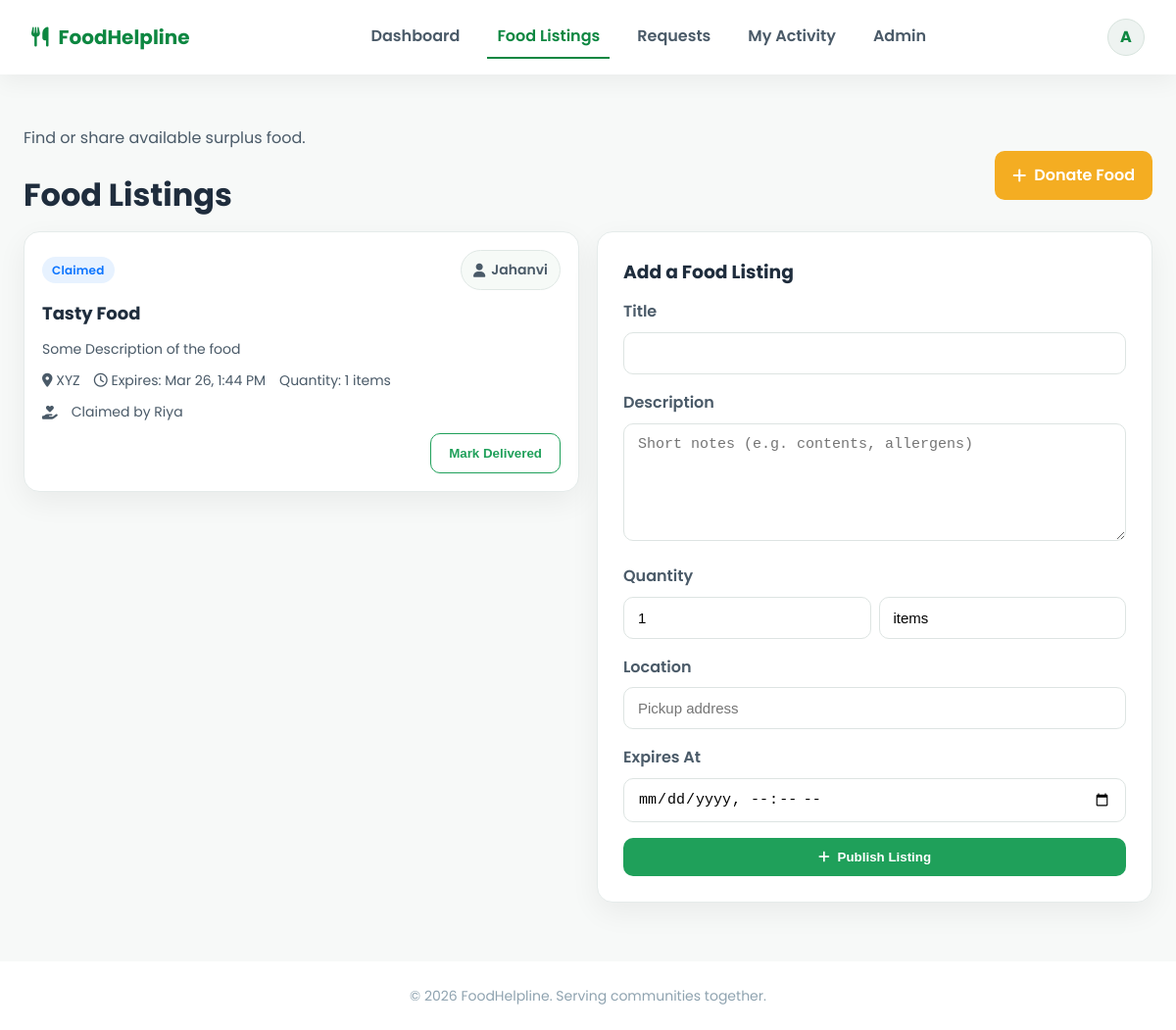
The app's page /food_listings.php (signed in) with its own data.
### tables this page shows
CREATE TABLE IF NOT EXISTS `users` (
  `id` int NOT NULL AUTO_INCREMENT,
  `name` varchar(100) DEFAULT NULL,
  `email` varchar(100) DEFAULT NULL,
  `phone` varchar(15) DEFAULT NULL,
  `address` varchar(255) DEFAULT NULL,
  `organization` varchar(255) DEFAULT NULL,
  `password` varchar(255) DEFAULT NULL,
  `role` enum('admin','donor','receiver','volunteer') DEFAULT NULL,
  `profile_completed` tinyint(1) NOT NULL DEFAULT '0',
  `status` tinyint DEFAULT '1',
  `created_at` timestamp NULL DEFAULT CURRENT_TIMESTAMP,
  PRIMARY KEY (`id`),
  UNIQUE KEY `email` (`email`)
);

CREATE TABLE IF NOT EXISTS `food_listings` (
  `id` int NOT NULL AUTO_INCREMENT,
  `user_id` int NOT NULL,
  `title` varchar(255) NOT NULL,
  `description` text,
  `quantity` int DEFAULT '1',
  `unit` varchar(50) DEFAULT 'items',
  `location` varchar(255) NOT NULL,
  `expires_at` datetime DEFAULT NULL,
  `status` enum('available','claimed','completed','expired') DEFAULT 'available',
  `claimed_by` int DEFAULT NULL,
  `volunteer_id` int DEFAULT NULL,
  `created_at` timestamp NULL DEFAULT CURRENT_TIMESTAMP,
  PRIMARY KEY (`id`),
  KEY `user_id` (`user_id`),
  KEY `claimed_by` (`claimed_by`),
  KEY `volunteer_id` (`volunteer_id`)
);

### includes/helpers.php (called while the page is built, shortened)
<?php
function safe($value) {
    return htmlspecialchars($value ?? '', ENT_QUOTES, 'UTF-8');
}
function formatDate($dateString, $format = 'M j, Y') {
    return date($format, strtotime($dateString));
}
function statusBadge(string $status): array {
    $map = [
        'available'  => ['label' => 'Available', 'class' => 'badge green'],
        'claimed'    => ['label' => 'Claimed', 'class' => 'badge blue'],
        'completed'  => ['label' => 'Completed', 'class' => 'badge gray'],
        'expired'    => ['label' => 'Expired', 'class' => 'badge gray'],
        'open'       => ['label' => 'Open', 'class' => 'badge blue'],
        'picked_up'  => ['label' => 'Picked Up', 'class' => 'badge amber'],
        'delivered'  => ['label' => 'Delivered', 'class' => 'badge green'],
        'closed'     => ['label' => 'Closed', 'class' => 'badge gray'],
    ];
    return $map[$status] ?? ['label' => ucfirst($status), 'class' => 'badge gray'];
}

### food_listings.php (the view, shortened to what this page needs)
<?php
$active = "listings";
include("includes/header.php");
include("includes/helpers.php");
$listings = $conn->query("SELECT fl.*,
    u.name AS donor_name,
    rc.name AS receiver_name,
    vol.name AS volunteer_name
    FROM food_listings fl
    LEFT JOIN users u ON u.id = fl.user_id
    LEFT JOIN users rc ON rc.id = fl.claimed_by
    LEFT JOIN users vol ON vol.id = fl.volunteer_id
    ORDER BY CASE WHEN fl.status='available' THEN 0 WHEN fl.status='claimed' THEN 1 ELSE 2 END, fl.expires_at ASC
")->fetchAll(PDO::FETCH_ASSOC);
?>
<section class="page">
    <div class="section-head" style="margin-bottom:6px;">
        <div>
            <p class="lead">Find or share available surplus food.</p>
            <h1>Food Listings</h1>
        </div>
        <?php if ($currentUser['role'] === 'donor' || $currentUser['role'] === 'admin'): ?>
            <a class="btn warning" href="#donate"><i class="fas fa-plus"></i> Donate Food</a>
        <?php endif; ?>
    </div>
    <div class="grid two">
        <div>
            <?php if (count($listings) === 0): ?>
                <div class="empty">No listings yet. <?php if ($currentUser['role']==='donor'): ?>Be the first to donate!<?php endif; ?></div>
            <?php else: ?>
                <div class="grid cards">
                    <?php foreach ($listings as $listing): ?>
                        <?php $badge = statusBadge($listing['status']); ?>
                        <div class="listing-card">
                            <div class="meta" style="justify-content: space-between;">
                                <span class="<?php echo $badge['class']; ?>"><?php echo $badge['label']; ?></span>
                                <span class="pill"><i class="fas fa-user"></i> <?php echo safe($listing['donor_name']); ?></span>
                            </div>
                            <h4><?php echo safe($listing['title']); ?></h4>
                            <?php if ($listing['description']): ?>
                                <p class="meta" style="color:var(--gray-700);"><?php echo safe($listing['description']); ?></p>
                            <?php endif; ?>
                            <div class="meta">
                                <span><i class="fas fa-map-marker-alt"></i> <?php echo safe($listing['location']); ?></span>
                                <?php if ($listing['expires_at']): ?>
                                    <span><i class="far fa-clock"></i> Expires: <?php echo formatDate($listing['expires_at'], 'M j, g:i A'); ?></span>
                                <?php endif; ?>
                                <span>Quantity: <?php echo (int)$listing['quantity'] . ' ' . safe($listing['unit']); ?></span>
                            </div>
                            <?php if ($listing['claimed_by']): ?>
                                <div class="meta">
                                    <i class="fas fa-hand-holding-heart"></i> Claimed by <?php echo safe($listing['receiver_name']); ?>
                                </div>
                            <?php elseif ($listing['volunteer_name']): ?>
                                <div class="meta"><i class="fas fa-route"></i> Volunteer: <?php echo safe($listing['volunteer_name']); ?></div>
                            <?php endif; ?>
                            <div class="actions">
                                <div style="display:flex; gap:8px;">
                                    <?php if (in_array($listing['status'], ['claimed']) && ($listing['user_id']==$currentUser['id'] || $listing['volunteer_id']==$currentUser['id'] || $currentUser['role']==='admin')): ?>
                                        <form method="POST">
                                            <button type="submit" name="complete_listing" class="btn ghost">Mark Delivered</button>
                                        </form>
                                    <?php endif; ?>
                                </div>
                            </div>
                        </div>
                    <?php endforeach; ?>
                </div>
            <?php endif; ?>
        </div>
        <?php if ($currentUser['role'] === 'donor' || $currentUser['role'] === 'admin'): ?>
            <div id="donate">
                <div class="form-card">
                    <h3 style="margin-bottom:12px;">Add a Food Listing</h3>
                    <form method="POST">
                        <div class="form-group">
                            <label>Title</label>
                            <input type="text" name="title" required>
                        </div>
                        <div class="form-group">
                            <label>Description</label>
                            <textarea name="description" placeholder="Short notes (e.g. contents, allergens)"></textarea>
                        </div>
                        <div class="form-group">
                            <label>Quantity</label>
                            <div style="display:flex; gap:8px;">
                            <input type="number" name="quantity" min="1" value="1" style="flex:1;" required>
                            <input type="text" name="unit" value="items" style="flex:1;" required>
                        </div>
                    </div>
                        <div class="form-group">
                            <label>Location</label>
                            <input type="text" name="location" required placeholder="Pickup address">
                        </div>
                        <div class="form-group">
                            <label>Expires At</label>
                            <input type="datetime-local" name="expires_at">
                        </div>
                        <button type="submit" name="add_listing" class="btn primary full"><i class="fas fa-plus"></i> Publish Listing</button>
                    </form>
                </div>
            </div>
        <?php endif; ?>
    </div>
</section>
<?php include("includes/footer.php"); ?>

### includes/header.php (shortened to what this page needs)
<?php
include_once __DIR__ . '/db.php';
$active = $active ?? '';
$userStmt = $conn->prepare("SELECT * FROM users WHERE id = ? LIMIT 1");
$userStmt->execute([$_SESSION['user_id']]);
$currentUser = $userStmt->fetch(PDO::FETCH_ASSOC);
$firstInitial = strtoupper(substr($currentUser['name'], 0, 1));
?>
<!DOCTYPE html>
<html lang="en">
<head>
    <link rel="stylesheet" href="https://cdnjs.cloudflare.com/ajax/libs/font-awesome/6.4.2/css/all.min.css">
    <link rel="stylesheet" href="<?php echo BASE_URL; ?>assets/css/style.css">
</head>
<body class="app-body">
<header class="app-nav">
    <div class="brand">
        <a href="<?php echo BASE_URL; ?>dashboard.php">
            <i class="fas fa-utensils"></i>
            <span>FoodHelpline</span>
        </a>
    </div>
    <nav class="nav-links">
        <a class="<?php echo $active === 'dashboard' ? 'active' : ''; ?>" href="<?php echo BASE_URL; ?>dashboard.php">Dashboard</a>
        <a class="<?php echo $active === 'listings' ? 'active' : ''; ?>" href="<?php echo BASE_URL; ?>food_listings.php">Food Listings</a>
        <a class="<?php echo $active === 'requests' ? 'active' : ''; ?>" href="<?php echo BASE_URL; ?>requests.php">Requests</a>
        <a class="<?php echo $active === 'activity' ? 'active' : ''; ?>" href="<?php echo BASE_URL; ?>activity.php">My Activity</a>
        <?php if ($currentUser['role'] === 'admin'): ?>
            <a class="<?php echo $active === 'admin' ? 'active' : ''; ?>" href="<?php echo BASE_URL; ?>admin/dashboard.php">Admin</a>
        <?php endif; ?>
    </nav>
    <div class="nav-cta">
        <div class="avatar" data-dropdown="user-menu">
            <?php echo htmlspecialchars($firstInitial); ?>
        </div>
    </div>
</header>
<main>

### assets/css/style.css (style rules this page uses)
:root { --green: #1fa05a; --green-dark: #0d8741; --yellow: #f4ad22; --red: #d94141; --gray-900: #1f2d3d; --gray-700: #4a5a68; --gray-500: #8fa3b0; --gray-300: #dce5eb; --gray-100: #f7f9f8; --card-shadow: 0 10px 30px rgba(0, 0, 0, 0.06); font-family: "Poppins", system-ui, -apple-system, sans-serif; }
* { box-sizing: border-box; margin: 0; padding: 0; }
body { background: var(--gray-100); color: var(--gray-900); line-height: 1.6; }
a { color: var(--green); text-decoration: none; }
.btn { display: inline-flex; align-items: center; gap: 8px; border: none; border-radius: 10px; padding: 12px 18px; font-weight: 600; cursor: pointer; transition: all 0.2s ease; text-decoration: none; }
.btn.primary { background: var(--green); color: #fff; }
.btn.ghost { border: 1.5px solid var(--green); color: var(--green); background: #fff; }
.btn.warning { background: var(--yellow); color: #fff; }
.btn.full { width: 100%; justify-content: center; }
.badge { display: inline-flex; align-items: center; padding: 4px 10px; border-radius: 20px; font-size: 12px; font-weight: 600; letter-spacing: 0.2px; }
.badge.blue { background: #e7f2ff; color: #0c75ff; }
.app-body { min-height: 100vh; }
.app-nav { position: sticky; top: 0; z-index: 50; background: #fff; display: flex; align-items: center; justify-content: space-between; padding: 16px 32px; box-shadow: 0 8px 22px rgba(0, 0, 0, 0.05); }
.brand a { display: inline-flex; align-items: center; gap: 10px; font-size: 20px; font-weight: 700; color: var(--green-dark); }
.nav-links { display: flex; gap: 18px; }
.nav-links a { color: var(--gray-700); font-weight: 600; padding: 8px 10px; border-bottom: 2px solid transparent; }
.nav-links a.active { color: var(--green-dark); border-color: var(--green-dark); }
.nav-cta { display: flex; align-items: center; gap: 12px; position: relative; }
.avatar { width: 38px; height: 38px; border-radius: 50%; background: #eef3f1; color: var(--green-dark); display: grid; place-items: center; font-weight: 700; cursor: pointer; border: 1px solid #d7e3dd; }
.page { max-width: 1200px; margin: 0 auto; padding: 32px 24px 60px; }
.page h1 { font-size: 32px; margin-bottom: 6px; }
.page p.lead { color: var(--gray-700); margin-bottom: 20px; }
.grid { display: grid; gap: 18px; }
.grid.two { grid-template-columns: repeat(auto-fit, minmax(320px, 1fr)); }
.grid.cards { grid-template-columns: repeat(auto-fit, minmax(280px, 1fr)); }
.section-head { display: flex; justify-content: space-between; align-items: center; margin: 20px 0 12px; }
.section-head a { font-weight: 600; color: var(--green-dark); }
.listing-card, .request-card { display: grid; gap: 10px; background: #fff; border: 1px solid #e5ebea; border-radius: 16px; padding: 18px; box-shadow: var(--card-shadow); }
.listing-card h4, .request-card h4 { font-size: 18px; }
.listing-card .meta, .request-card .meta { color: var(--gray-700); font-size: 14px; display: flex; gap: 14px; align-items: center; flex-wrap: wrap; }
.listing-card .actions, .request-card .actions { display: flex; justify-content: space-between; align-items: center; gap: 12px; flex-wrap: wrap; }
.pill { display: inline-flex; align-items: center; gap: 6px; padding: 8px 12px; border-radius: 999px; border: 1px solid #e0e8e5; background: #f6faf7; color: var(--gray-700); font-weight: 600; font-size: 14px; }
.form-card { max-width: 680px; margin: 0 auto; background: #fff; padding: 26px; border-radius: 16px; border: 1px solid #e5ebea; box-shadow: var(--card-shadow); }
.form-group { margin-bottom: 16px; }
.form-group label { display: block; font-weight: 600; margin-bottom: 8px; color: var(--gray-700); }
.form-group input, .form-group select, .form-group textarea { width: 100%; border: 1px solid #dde4e2; border-radius: 10px; padding: 12px 14px; font-size: 15px; outline: none; transition: border 0.2s ease, box-shadow 0.2s ease; }
.form-group textarea { min-height: 120px; resize: vertical; }
.section-head { display: flex; justify-content: space-between; align-items: center; margin-bottom: 24px; }
.cards { display: grid; grid-template-columns: repeat(auto-fit, minmax(240px, 1fr)); gap: 28px; }

### records on screen
users: name "A"
food_listings: status "Claimed", user.name "Jahanvi", title "Tasty Food", description "Some Description of the food", location "XYZ", expires_at "Mar 26, 1:44 PM", quantity "1", unit "items", users.name "Riya"
